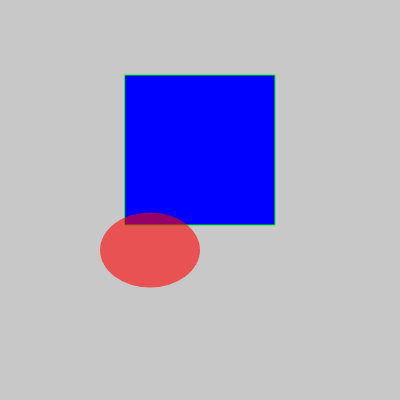
Frame 1 (no input)
Frame 60 (no input): identical to frame 1, image omitted
Frame 120 (the mouse pressed at the canvas centre since frame 60): identical to frame 1, image omitted

The p5.js sketch that drew this single still picture (run headless with seeded random() and noise() and a simulated clock; from frame 60 on, the mouse is pressed at the canvas centre):

// p5.js sketch
// ── sketch.js
function setup() {
    createCanvas(400, 400);
}

function draw() {
    //RGB parameters if 3 are in, if only a number is used, the color is gray-scaled
    background(200);

    rectMode(CENTER);

    fill(0, 0, 255);
    stroke(0, 255, 0);
    rect(200, 150, 150, 150);

    //Fourth value stands to Alpha - Transparency
    fill(255, 0, 0, 150);
    noStroke();
    ellipse(150, 250, 100, 75);

}
